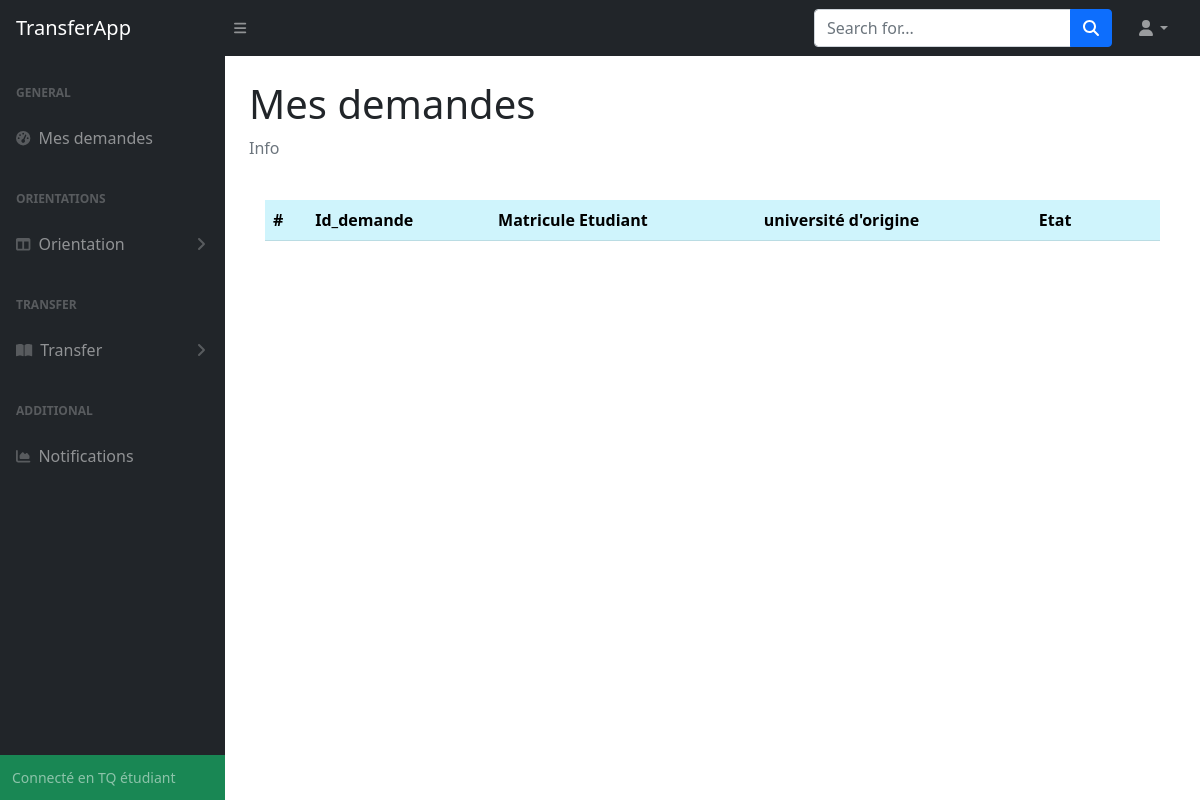
Before: /etudiant (signed in) with the older database file.
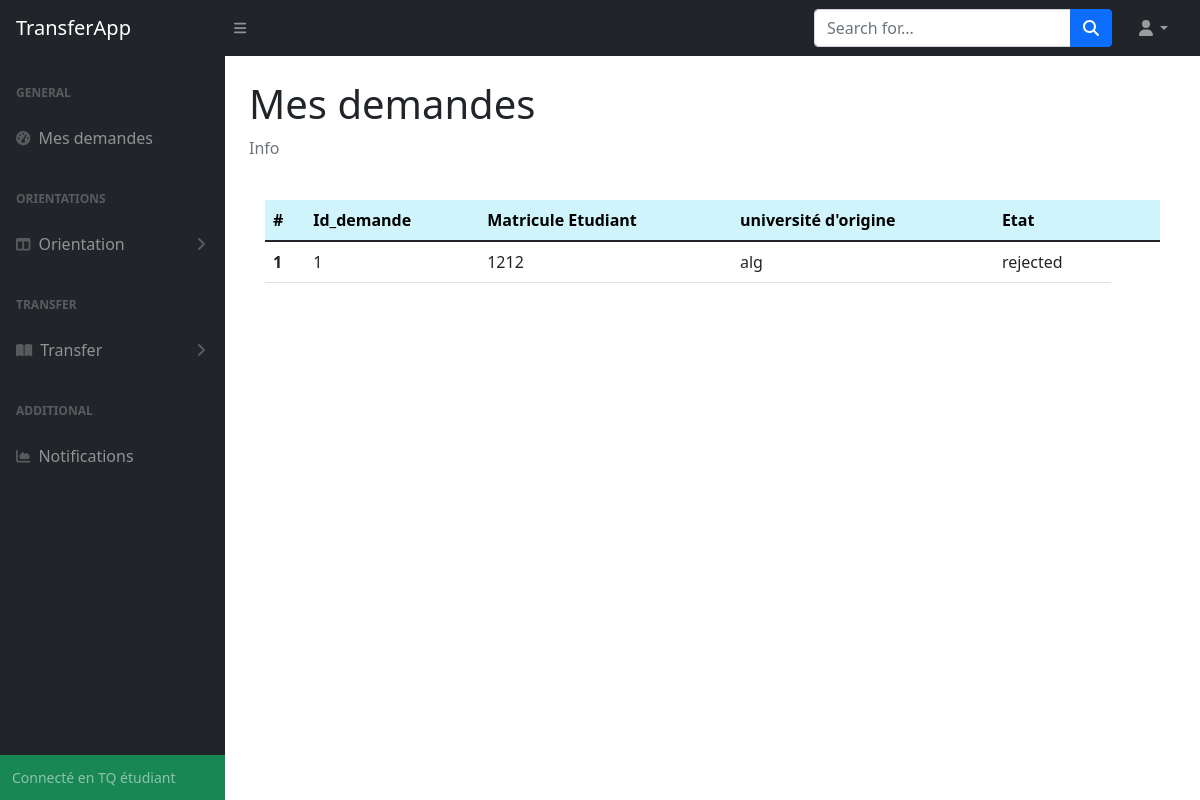
After: the same page with the newer database file.
### tables this page shows
CREATE TABLE "transfer_request" (
	"matricule"	INTEGER NOT NULL,
	"id_transfer"	INTEGER NOT NULL,
	"moyen_bac"	REAL NOT NULL,
	"filiere_bac"	TEXT NOT NULL,
	"niveau-etude"	TEXT NOT NULL,
	"date_premier_insc"	TEXT NOT NULL,
	"annee_bac"	INTEGER NOT NULL,
	"univ_origin"	TEXT NOT NULL,
	"conge_academic"	INTEGER NOT NULL,
	"etat"	TEXT NOT NULL,
	"choix1"	INTEGER NOT NULL,
	"choix2"	INTEGER NOT NULL,
	"choix3"	INTEGER NOT NULL,
	"choix4"	INTEGER NOT NULL,
	PRIMARY KEY("matricule"),
	FOREIGN KEY("choix4") REFERENCES "specialite"("id"),
	FOREIGN KEY("id_transfer") REFERENCES "transfer"("id"),
	FOREIGN KEY("matricule") REFERENCES "etudiant"("matricule"),
	FOREIGN KEY("choix2") REFERENCES "specialite"("id"),
	FOREIGN KEY("choix3") REFERENCES "specialite"("id"),
	FOREIGN KEY("choix1") REFERENCES "specialite"("id")
);

### App.py (the view)
@app.route('/etudiant')
def Student_index():
    if session.get("email") != None:
        StudentInfo = db.getStudentInfoByEmail(session.get("email"))
        matricule = StudentInfo[0]
        if db.getAllTransferRequests(matricule) != None:
            data = db.getAllTransferRequests(matricule)
            db.closeConnection()
            return render_template('etudiant/index.html', data = data)
        return render_template('etudiant/index.html')
    return redirect(url_for('login'))

### database_api.py (called while the page is built)
def closeConnection():
    print("closing connection...")
    con.close

def getStudentInfoByEmail(email):
    try:
        cursor.execute('select * from etudiant where email=:email',{'email':email})
    except Error as e:
        print(e)
        return None
    else:
        res = cursor.fetchone()
        return res

### templates/etudiant/index.html (shortened to what this page needs)
{% extends "etudiant/base.html" %}
{% block content %}
    <main>
        <div class="container-fluid px-4">
            <h1 class="mt-4">Mes demandes</h1>
            <ol class="breadcrumb mb-4">
                <li class="breadcrumb-item active">Info</li>
            </ol>
            <div class="card-body">
                <table class="table">
                    <thead>
                      <tr>
                        <th scope="col" class="table-info">#</th>
                        <th scope="col" class="table-info">Id_demande</th>
                        <th scope="col" class="table-info">Matricule Etudiant</th>
                        <th scope="col" class="table-info">université d'origine</th>
                        <th scope="col" class="table-info">Etat</th>
                        <th scope="col" class="table-info"></th>
                        <th scope="col" class="table-info"></th>
                      </tr>
                    </thead>
                    <tbody>
                        {% for item in data %}
                        <tr>
                            <th scope="row">{{data.index(item) + 1 }}</th>
                            <td>{{item['transfer_id']}}</td>
                            <td>{{item['matricule']}}</td>
                            <td>{{item['univ_origin']}}</td>
                            <td>{{item['etat']}}</td>
                        </tr>
                        {% endfor %}
                    </tbody>
                  </table>
            </div>
            </div>
        </div>
{% endblock content %}

### templates/etudiant/base.html (shortened to what this page needs)
<!DOCTYPE html>
<html>
<head>
    <link href="https://cdn.jsdelivr.net/npm/bootstrap@5.1.3/dist/css/bootstrap.min.css" rel="stylesheet">
    <link href="{{url_for('static',filename='styles.css')}}" rel="stylesheet"></link>
</head>
<body class="sb-nav-fixed">
    {% block navbar %}
    <nav class="sb-topnav navbar navbar-expand navbar-dark bg-dark">
        <a class="navbar-brand ps-3" href="#">TransferApp</a>
        <button class="btn btn-link btn-sm order-1 order-lg-0 me-4 me-lg-0" id="sidebarToggle" href="#!"><i class="fas fa-bars"></i></button>
        <form class="d-none d-md-inline-block form-inline ms-auto me-0 me-md-3 my-2 my-md-0">
            <div class="input-group">
                <input class="form-control" type="text" placeholder="Search for..." aria-label="Search for..." aria-describedby="btnNavbarSearch" />
                <button class="btn btn-primary" id="btnNavbarSearch" type="button"><i class="fas fa-search"></i></button>
            </div>
        </form>
        <ul class="navbar-nav ms-auto ms-md-0 me-3 me-lg-4">
            <li class="nav-item dropdown">
                <a class="nav-link dropdown-toggle" id="navbarDropdown" href="#" role="button" data-bs-toggle="dropdown" aria-expanded="false"><i class="fas fa-user fa-fw"></i></a>
            </li>
        </ul>
    </nav>
    {% endblock navbar%}
    {% block sidebar %}
    <div id="layoutSidenav">
        <div id="layoutSidenav_nav">
            <nav class="sb-sidenav accordion sb-sidenav-dark" id="sidenavAccordion">
                <div class="sb-sidenav-menu">
                    <div class="nav">
                        <div class="sb-sidenav-menu-heading">General</div>
                        <a class="nav-link {% if request.path == '/admin' %} active {% endif %}" href="{{url_for('Student_index')}}">
                            <div class="sb-nav-link-icon"><i class="fas fa-tachometer-alt"></i></div>
                            Mes demandes
                        </a>
                        <div class="sb-sidenav-menu-heading">Orientations</div>
                        <a class="nav-link collapsed " href="#" data-bs-toggle="collapse" data-bs-target="#collapseLayouts" aria-expanded="false" aria-controls="collapseLayouts">
                            <div class="sb-nav-link-icon"><i class="fas fa-columns"></i></div>
                            Orientation
                            <div class="sb-sidenav-collapse-arrow"><i class="fas fa-angle-down"></i></div>
                        </a>
                        <div class="sb-sidenav-menu-heading">Transfer</div>
                        <a class="nav-link collapsed" href="#" data-bs-toggle="collapse" data-bs-target="#collapsePages" aria-expanded="false" aria-controls="collapsePages">
                            <div class="sb-nav-link-icon"><i class="fas fa-book-open"></i></div>
                            Transfer
                            <div class="sb-sidenav-collapse-arrow"><i class="fas fa-angle-down"></i></div>
                        </a>
                        <div class="sb-sidenav-menu-heading">Additional</div>
                        <a class="nav-link" href="#">
                            <div class="sb-nav-link-icon"><i class="fas fa-chart-area"></i></div>
                            Notifications
                        </a>
                    </div>
                </div>
                <div class="sb-sidenav-footer bg-success">
                    <div class="small">Connecté en TQ étudiant</div>
                </div>
            </nav>
        </div>
        <div id="layoutSidenav_content">
            {% block content %}{% endblock content %}
        </div>
    {% endblock sidebar %}
</body>
</html>

Changed rows visible on the page:
added transfer_request: data "1", transfer_id "1", matricule "1212", univ_origin "alg", etat "rejected"
